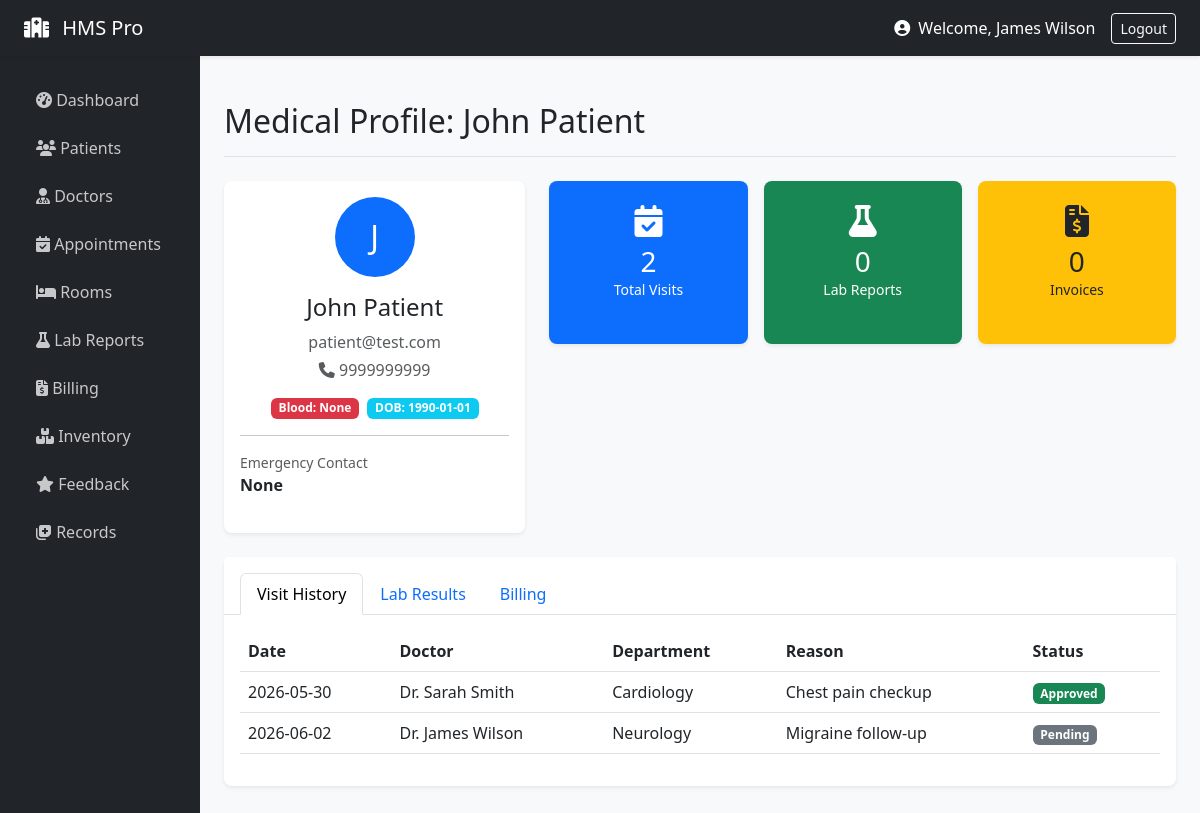
Page /staff/records/2 (signed in) on the committed database.
### models/__init__.py (models this page shows, shortened)
class User(UserMixin, db.Model):
    id = db.Column(db.Integer, primary_key=True)
    email = db.Column(db.String(120), unique=True, nullable=False)
    name = db.Column(db.String(100), nullable=False)
    role = db.Column(db.String(20), nullable=False)
    password_hash = db.Column(db.String(200), nullable=False)
    age = db.Column(db.Integer)
    gender = db.Column(db.String(10))
    staff_role = db.Column(db.String(50))
    department = db.Column(db.String(50))
    staff_id = db.Column(db.String(20))
    created_at = db.Column(db.DateTime, default=datetime.utcnow)

class Patient(db.Model):
    id = db.Column(db.Integer, primary_key=True)
    user_id = db.Column(db.Integer, db.ForeignKey('user.id'))
    dob = db.Column(db.Date)
    phone = db.Column(db.String(20))
    address = db.Column(db.String(200))
    blood_group = db.Column(db.String(5))
    emergency_contact = db.Column(db.String(20))
    user = db.relationship('User', backref='patient_profile')

class Appointment(db.Model):
    id = db.Column(db.Integer, primary_key=True)
    patient_id = db.Column(db.Integer, db.ForeignKey('user.id'))
    doctor_id = db.Column(db.Integer, db.ForeignKey('user.id'))
    department = db.Column(db.String(100))
    hospital_branch = db.Column(db.String(100))
    appointment_type = db.Column(db.String(50))
    date = db.Column(db.Date, nullable=False)
    time = db.Column(db.Time, nullable=False)
    status = db.Column(db.String(20), default='Pending')
    reason = db.Column(db.Text)
    symptoms = db.Column(db.Text)
    created_at = db.Column(db.DateTime, default=datetime.utcnow)
    patient = db.relationship('User', foreign_keys=[patient_id])
    doctor = db.relationship('User', foreign_keys=[doctor_id])

### routes/staff.py (the view)
@staff_bp.route('/records/<int:patient_id>')
def records(patient_id):
    patient_user = User.query.get_or_404(patient_id)
    appointments = Appointment.query.filter_by(patient_id=patient_id).all()
    lab_reports = LabReport.query.filter_by(patient_id=patient_id).all()
    invoices = Invoice.query.filter_by(patient_id=patient_id).all()
    return render_template('records.html',
                           patient=patient_user,
                           appointments=appointments,
                           lab_reports=lab_reports,
                           invoices=invoices)

### models/__init__.py (called while the page is built)
@login_manager.user_loader
def load_user(user_id):
    return User.query.get(int(user_id))

### routes/staff.py (called while the page is built)
def staff_required(f):
    @wraps(f)
    def decorated_function(*args, **kwargs):
        if current_user.role != 'staff':
            flash('Staff access only', 'danger')
            return redirect(url_for('auth.login'))
        return f(*args, **kwargs)
    return decorated_function

@staff_bp.before_request
@login_required
@staff_required
def before_request():
    pass

### templates/records.html (shortened to what this page needs)
{% extends "base.html" %}
{% block page_title %}Medical Profile: {{ patient.name }}{% endblock %}
{% block content %}
<div class="row mb-4">
    <div class="col-md-4">
        <div class="card h-100 shadow-sm border-0">
            <div class="card-body text-center">
                <div class="mb-3">
                    <div class="bg-primary text-white rounded-circle d-inline-flex align-items-center justify-content-center" style="width: 80px; height: 80px; font-size: 2rem;">
                        {{ patient.name[0] }}
                    </div>
                </div>
                <h4 class="font-weight-bold">{{ patient.name }}</h4>
                <p class="text-muted mb-1">{{ patient.email }}</p>
                {% if patient.patient_profile %}
                <p class="text-muted"><i class="fas fa-phone"></i> {{ patient.patient_profile[0].phone }}</p>
                <div class="d-flex justify-content-center gap-2 mt-3">
                    <span class="badge bg-danger">Blood: {{ patient.patient_profile[0].blood_group }}</span>
                    <span class="badge bg-info">DOB: {{ patient.patient_profile[0].dob }}</span>
                </div>
                <hr>
                <div class="text-start">
                    <small class="text-muted d-block">Emergency Contact</small>
                    <strong>{{ patient.patient_profile[0].emergency_contact }}</strong>
                </div>
                {% endif %}
            </div>
        </div>
    </div>
    <div class="col-md-8">
        <div class="row g-3">
            <div class="col-md-4">
                <div class="card bg-primary text-white border-0 text-center py-4 h-100 shadow-sm">
                    <i class="fas fa-calendar-check fa-2x mb-2"></i>
                    <h3 class="mb-0">{{ appointments|length }}</h3>
                    <small>Total Visits</small>
                </div>
            </div>
            <div class="col-md-4">
                <div class="card bg-success text-white border-0 text-center py-4 h-100 shadow-sm">
                    <i class="fas fa-flask fa-2x mb-2"></i>
                    <h3 class="mb-0">{{ lab_reports|length }}</h3>
                    <small>Lab Reports</small>
                </div>
            </div>
            <div class="col-md-4">
                <div class="card bg-warning text-dark border-0 text-center py-4 h-100 shadow-sm">
                    <i class="fas fa-file-invoice-dollar fa-2x mb-2"></i>
                    <h3 class="mb-0">{{ invoices|length }}</h3>
                    <small>Invoices</small>
                </div>
            </div>
        </div>
    </div>
</div>
<div class="card shadow-sm border-0">
    <div class="card-header bg-white pt-3 pb-0 border-bottom">
        <ul class="nav nav-tabs border-bottom-0" id="recordsTab" role="tablist">
            <li class="nav-item">
                <button class="nav-link active" data-bs-toggle="tab" data-bs-target="#visits">Visit History</button>
            </li>
            <li class="nav-item">
                <button class="nav-link" data-bs-toggle="tab" data-bs-target="#labs">Lab Results</button>
            </li>
            <li class="nav-item">
                <button class="nav-link" data-bs-toggle="tab" data-bs-target="#billing">Billing</button>
            </li>
        </ul>
    </div>
    <div class="card-body">
        <div class="tab-content" id="recordsTabContent">
            <div class="tab-pane fade show active" id="visits">
                <table class="table table-hover">
                    <thead>
                        <tr>
                            <th>Date</th>
                            <th>Doctor</th>
                            <th>Department</th>
                            <th>Reason</th>
                            <th>Status</th>
                        </tr>
                    </thead>
                    <tbody>
                        {% for appt in appointments %}
                        <tr>
                            <td>{{ appt.date }}</td>
                            <td>Dr. {{ appt.doctor.name if appt.doctor else 'N/A' }}</td>
                            <td>{{ appt.department }}</td>
                            <td>{{ appt.reason }}</td>
                            <td><span class="badge bg-{{ 'success' if appt.status == 'Approved' else 'secondary' }}">{{ appt.status }}</span></td>
                        </tr>
                        {% else %}
                        <tr><td colspan="5" class="text-center text-muted">No visit history found.</td></tr>
                        {% endfor %}
                    </tbody>
                </table>
            </div>
        </div>
    </div>
</div>
{% endblock %}

### templates/base.html (shortened to what this page needs)
<!doctype html>
<html lang="en">
<head>
  <link href="https://cdn.jsdelivr.net/npm/bootstrap@5.3.0/dist/css/bootstrap.min.css" rel="stylesheet">
  <link rel="stylesheet" href="https://cdnjs.cloudflare.com/ajax/libs/font-awesome/6.4.0/css/all.min.css">
</head>
<body>
{% if current_user.is_authenticated %}
<nav class="navbar navbar-dark bg-dark sticky-top shadow-sm">
  <div class="container-fluid px-4">
    <a class="navbar-brand" href="/"><i class="fas fa-hospital me-2"></i> HMS Pro</a>
    <div class="d-flex align-items-center text-white">
      <span class="me-3">
        <i class="fas fa-user-circle me-1"></i> Welcome, {{ current_user.name.split('@')[0] if '@' in current_user.name else current_user.name }}
      </span>
      <a class="btn btn-outline-light btn-sm" href="{{ url_for('auth.logout') }}">Logout</a>
    </div>
  </div>
</nav>
{% endif %}
<div id="main-wrapper">
    {% if not current_user.is_authenticated %}
        <div class="container mt-5">
    {% else %}
        <div class="container-fluid">
            <div class="row">
                <nav class="col-md-2 d-none d-md-block sidebar px-3">
                    <ul class="nav flex-column">
                        {% if current_user.role == 'staff' %}
                            <li class="nav-item">
                                <a class="nav-link {{ 'active' if request.endpoint == 'staff.dashboard' else '' }}" href="{{ url_for('staff.dashboard') }}"><i class="fas fa-tachometer-alt"></i> Dashboard</a>
                            </li>
                            <li class="nav-item">
                                <a class="nav-link {{ 'active' if request.endpoint == 'staff.patients' else '' }}" href="{{ url_for('staff.patients') }}"><i class="fas fa-users"></i> Patients</a>
                            </li>
                            <li class="nav-item">
                                <a class="nav-link {{ 'active' if request.endpoint == 'staff.doctors' else '' }}" href="{{ url_for('staff.doctors') }}"><i class="fas fa-user-md"></i> Doctors</a>
                            </li>
                            <li class="nav-item">
                                <a class="nav-link {{ 'active' if request.endpoint == 'staff.appointments' else '' }}" href="{{ url_for('staff.appointments') }}"><i class="fas fa-calendar-check"></i> Appointments</a>
                            </li>
                            <li class="nav-item">
                                <a class="nav-link {{ 'active' if request.endpoint == 'staff.rooms' else '' }}" href="{{ url_for('staff.rooms') }}"><i class="fas fa-bed"></i> Rooms</a>
                            </li>
                            <li class="nav-item">
                                <a class="nav-link {{ 'active' if request.endpoint == 'staff.lab' else '' }}" href="{{ url_for('staff.lab') }}"><i class="fas fa-flask"></i> Lab Reports</a>
                            </li>
                            <li class="nav-item">
                                <a class="nav-link {{ 'active' if request.endpoint == 'staff.billing' else '' }}" href="{{ url_for('staff.billing') }}"><i class="fas fa-file-invoice-dollar"></i> Billing</a>
                            </li>
                            <li class="nav-item">
                                <a class="nav-link {{ 'active' if request.endpoint == 'staff.inventory' else '' }}" href="{{ url_for('staff.inventory') }}"><i class="fas fa-boxes"></i> Inventory</a>
                            </li>
                            <li class="nav-item">
                                <a class="nav-link {{ 'active' if request.endpoint == 'staff.feedback' else '' }}" href="{{ url_for('staff.feedback') }}"><i class="fas fa-star"></i> Feedback</a>
                            </li>
                            <li class="nav-item">
                                <a class="nav-link" href="#" onclick="alert('Select a patient to view records')"><i class="fas fa-notes-medical"></i> Records</a>
                            </li>
                        {% endif %}
                    </ul>
                </nav>
                <main class="col-md-10 ms-sm-auto px-md-4 main-content">
                    <div class="d-flex justify-content-between flex-wrap flex-md-nowrap align-items-center pt-3 pb-2 mb-4 border-bottom">
                        <h1 class="h2">{% block page_title %}{% endblock %}</h1>
                    </div>
    {% endif %}
    {% block content %}{% endblock %}
    {% if current_user.is_authenticated %}
                </main>
            </div>
        </div>
    {% else %}
        </div>
    {% endif %}
</div>
</body>
</html>

### templates/base.html (style rules this page uses)
body { background-color: #f8f9fa; }
.sidebar { min-height: 100vh; background-color: #212529; color: white; padding-top: 20px; }
.sidebar .nav-link { color: rgba(255,255,255,.75); padding: 12px 20px; font-weight: 500; }
.main-content { padding: 30px; }
.card { box-shadow: 0 0.125rem 0.25rem rgba(0,0,0,.075); border: none; border-radius: 0.5rem; margin-bottom: 20px; }

### rows in the picture
User: name "James Wilson"
User: name "John Patient", name "J", email "patient@test.com"
Patient: phone "9999999999", blood_group "None", dob "1990-01-01", emergency_contact "None"
Appointment: date "2026-05-30", doctor "Sarah Smith", department "Cardiology", reason "Chest pain checkup", status "Approved"
Appointment: date "2026-06-02", doctor "James Wilson", department "Neurology", reason "Migraine follow-up", status "Pending"

### other values in the picture
{{ appointments|length }} "2"
{{ lab_reports|length }} "0"
{{ invoices|length }} "0"
